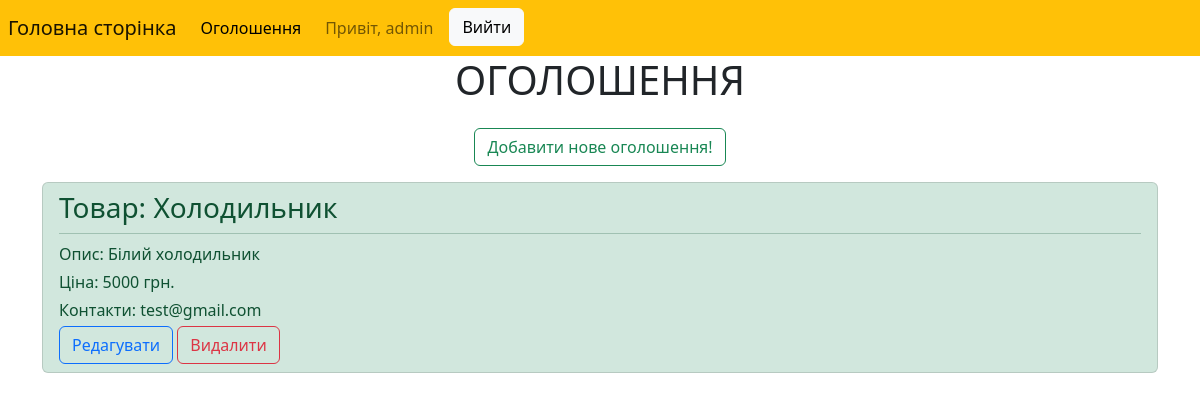
Before: /announcement/ (signed in) with the older database file.
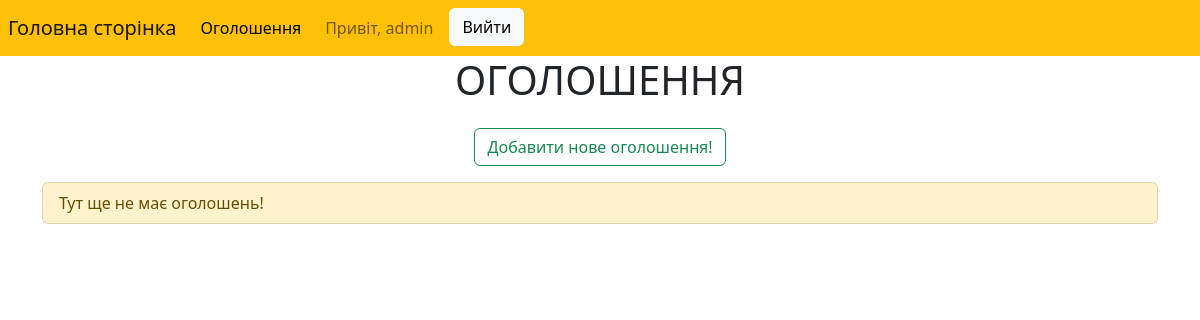
After: the same page with the newer database file.
### components/models.py (models this page shows, shortened)
class Announcement(models.Model):
    title = models.CharField(max_length=255)
    text = models.TextField()
    price = models.CharField(max_length=255)
    contact_email = models.EmailField()
    owner = models.ForeignKey(User, on_delete=models.CASCADE)

### components/views.py (the view)
# urls.py: path('announcement/', views.announcement, name='announcement'),
@login_required
def announcement(request):
    announcements = Announcement.objects.all()
    return render(request, 'components/announcement.html', {'announcements': announcements})

### templates/components/announcement.html
{% extends 'components/base.html' %}
{% block content %}
<div class="container">
    <h1 class="text-center mb-4">ОГОЛОШЕННЯ</h1>
    <div class="text-center">
        <a class="btn btn btn-outline-success mb-3 align-center" href="{% url 'components:new_announ' %}">Добавити нове оголошення!</a>
    </div>
    <ul class="list-group">
        {% for announcement in announcements %}
            <li class="list-group-item list-group-item-success">
                <h3 class="mb-1">Товар: {{ announcement.title }}</h3>
                <hr class="my-2">
                <p class="mb-1">Опис: {{ announcement.text }}</p>
                <p class="mb-1">Ціна: {{ announcement.price }}</p>
                <p class="mb-1">Контакти: {{ announcement.contact_email }}</p>
                <a class="btn btn btn-outline-primary" href="{% url 'components:edit_announ' announcement.id %}">Редагувати</a>
                <a class="btn btn btn-outline-danger" href="{% url 'components:delete_announ' announcement.id %}">Видалити</a>
            </li>
        {% empty %}
            <li class="list-group-item list-group-item-warning">Тут ще не має оголошень!</li>
        {% endfor %}
    </ul>
</div>
{% endblock %}

Changed rows visible on the page:
removed Announcement: title "Холодильник", text "Білий холодильник", price "5000 грн.", contact_email "test@gmail.com"
Other visible differences:
text now shown: "Тут ще не має оголошень!"
